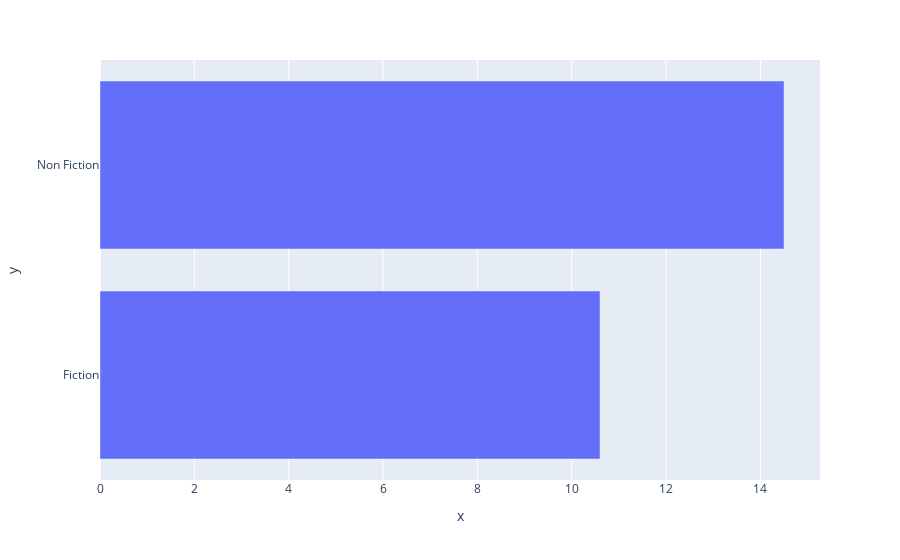

Notebook source saved alongside this figure:
### Code cell
fig = px.bar(x = average_prices, y = genres)

fig.show()

### Figure 1 — Plotly figure (JSON) as saved in the notebook; plotly's stock layout.template omitted (floating-point values rounded to 4 significant figures)
{"data": [{"alignmentgroup": "True", "hovertemplate": "x=%{x}<br>y=%{y}<extra></extra>", "legendgroup": "", "marker": {"color": "#636efa", "pattern": {"shape": ""}}, "name": "", "offsetgroup": "", "orientation": "h", "showlegend": false, "textposition": "auto", "type": "bar", "x": [10.6, 14.5], "xaxis": "x", "y": ["Fiction", "Non Fiction"], "yaxis": "y"}], "layout": {"autosize": true, "barmode": "relative", "legend": {"tracegroupgap": 0}, "margin": {"t": 60}, "xaxis": {"anchor": "y", "autorange": true, "domain": [0, 1], "range": [0, 15.26], "title": {"text": "x"}, "type": "linear"}, "yaxis": {"anchor": "x", "autorange": true, "domain": [0, 1], "range": [-0.5, 1.5], "title": {"text": "y"}, "type": "category"}}}
